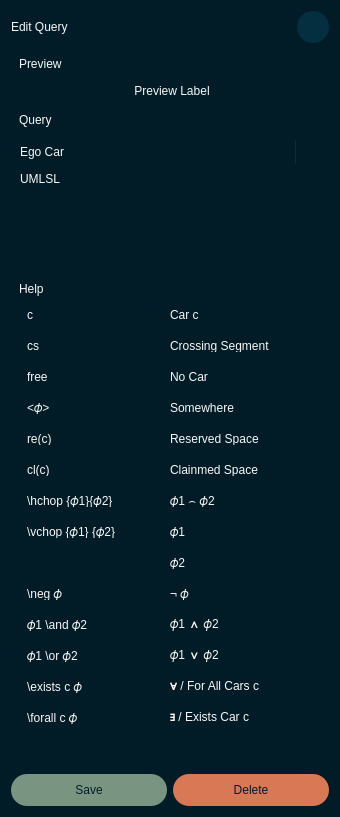
<?xml version="1.0" encoding="UTF-8"?>
<ui version="4.0">
 <class>Dialog</class>
 <widget class="QDialog" name="Dialog">
  <property name="enabled">
   <bool>true</bool>
  </property>
  <property name="geometry">
   <rect>
    <x>0</x>
    <y>0</y>
    <width>340</width>
    <height>817</height>
   </rect>
  </property>
  <property name="sizePolicy">
   <sizepolicy hsizetype="Minimum" vsizetype="Minimum">
    <horstretch>0</horstretch>
    <verstretch>0</verstretch>
   </sizepolicy>
  </property>
  <property name="minimumSize">
   <size>
    <width>300</width>
    <height>570</height>
   </size>
  </property>
  <property name="maximumSize">
   <size>
    <width>16777215</width>
    <height>16777215</height>
   </size>
  </property>
  <property name="windowTitle">
   <string>Edit Query</string>
  </property>
  <property name="styleSheet">
   <string notr="true">QDialog {
    background-color: #011C26; 
}

QWidget {	
	font: 13pt &quot;Helvetica&quot;;
    color: #F9F9F9;
}

QLabel[class=label] {	
	font: 10pt;
    color: #F9F9F9;
}

QWidget[class=container] {	
    background: #042F40;
	border-radius: 10px
}

QLabel[class=hint] {
	color: #799582;
}

QLabel[class=title] {
	font: 700 24pt;
}

QLineEdit, QTextEdit{
	background-color: #011C26;
	border: none;
	border-radius: 6px;
	
}

/* --- Main Box --- */
QComboBox {
    background-color: #011C26;
    border: none;
    border-radius: 6px;
    padding: 5px 10px;
    color: #F9F9F9;
    /* This helps selection color in some styles */
    selection-background-color: #011C26; 
}

/* --- The Dropdown Frame --- */
/* We target QListView specifically to override Mac defaults */
QComboBox QListView {
    background-color: #011C26;
    border: 1px solid #042F40; /* Your custom border */
    outline: 0px; /* Removes the dotted/blue focus line */
    padding: 0px;
}



/* --- The Arrow Button Area --- */
QComboBox::drop-down {
    subcontrol-origin: padding;
    subcontrol-position: top right;
    width: 24px;
    border-left: 1px solid #042F40; /* Optional: adds a separator */
    border-top-right-radius: 6px;
    border-bottom-right-radius: 6px;
}

QComboBox::down-arrow {
    image: url(:/icons/icons/down.svg);
    width: 10px;
    height: 10px;
}

/* --- Main Spinbox Styling (Applies to both) --- */
QSpinBox, QDoubleSpinBox {
    background-color: #011C26;
    border: none;
    border-radius: 6px;
    color: #F9F9F9;
    padding: 5px 10px;
    padding-right: 15px; 
}

/* --- The Button Container Areas --- */
QSpinBox::up-button, QDoubleSpinBox::up-button {
    subcontrol-origin: border;
    subcontrol-position: top right;
    width: 25px;
    
    border-left: 1px solid #042F40;
    border-top-right-radius: 6px;
    border-bottom: 1px solid #042F40;
    
    background-color: #011C26;
}

QSpinBox::down-button, QDoubleSpinBox::down-button {
    subcontrol-origin: border;
    subcontrol-position: bottom right;
    width: 25px;
    
    border-left: 1px solid #042F40;
    border-bottom-right-radius: 6px;
    
    background-color: #011C26;
}

/* --- Hover Effects --- */
QSpinBox::up-button:hover, QDoubleSpinBox::up-button:hover,
QSpinBox::down-button:hover, QDoubleSpinBox::down-button:hover, QComboBox::drop-down:hover {
    background-color: #042F40;
}

/* --- The Arrow Icons --- */
/* (Assuming you are using the CSS Arrow hack from before. 
   If using images, replace these with your image: url(...) code) */

QSpinBox::up-arrow, QDoubleSpinBox::up-arrow {
    image: url(:/icons/icons/up.svg); /* You need to create this file */
    width: 10px;
    height: 10px;
}

QSpinBox::down-arrow, QDoubleSpinBox::down-arrow {
    image: url(:/icons/icons/down.svg); /* You need to create this file */
    width: 10px;
    height: 10px;
}

QToolButton {
    background-color: #032F40; 
    border-radius: 16px;       
    border: none;
    text-align: center;
}

QToolButton:hover {
    background-color: #314250; 
}

QToolButton:pressed {
    background-color: #032F40;
}

QPushButton {
	color: #011C26;
	border-radius: 16px
}

QPushButton#b_save {
	background-color: #799582
}

QPushButton#b_delete {
	background-color: #D97855
}</string>
  </property>
  <layout class="QVBoxLayout" name="verticalLayout">
   <item>
    <layout class="QHBoxLayout" name="Title">
     <property name="spacing">
      <number>0</number>
     </property>
     <property name="leftMargin">
      <number>0</number>
     </property>
     <property name="topMargin">
      <number>0</number>
     </property>
     <property name="bottomMargin">
      <number>8</number>
     </property>
     <item>
      <widget class="QLabel" name="label">
       <property name="sizePolicy">
        <sizepolicy hsizetype="Minimum" vsizetype="Minimum">
         <horstretch>0</horstretch>
         <verstretch>0</verstretch>
        </sizepolicy>
       </property>
       <property name="text">
        <string>Edit Query</string>
       </property>
       <property name="scaledContents">
        <bool>false</bool>
       </property>
       <property name="wordWrap">
        <bool>false</bool>
       </property>
       <property name="class" stdset="0">
        <string>title</string>
       </property>
      </widget>
     </item>
     <item>
      <widget class="QToolButton" name="b_close">
       <property name="minimumSize">
        <size>
         <width>32</width>
         <height>32</height>
        </size>
       </property>
       <property name="maximumSize">
        <size>
         <width>32</width>
         <height>32</height>
        </size>
       </property>
       <property name="text">
        <string/>
       </property>
       <property name="icon">
        <iconset resource="resources.qrc">
         <normaloff>:/icons/icons/Close.svg</normaloff>:/icons/icons/Close.svg</iconset>
       </property>
      </widget>
     </item>
    </layout>
   </item>
   <item>
    <widget class="QWidget" name="widget" native="true">
     <layout class="QVBoxLayout" name="General">
      <property name="spacing">
       <number>0</number>
      </property>
      <property name="sizeConstraint">
       <enum>QLayout::SizeConstraint::SetDefaultConstraint</enum>
      </property>
      <property name="leftMargin">
       <number>0</number>
      </property>
      <property name="topMargin">
       <number>0</number>
      </property>
      <property name="rightMargin">
       <number>0</number>
      </property>
      <property name="bottomMargin">
       <number>0</number>
      </property>
      <item alignment="Qt::AlignmentFlag::AlignLeft">
       <widget class="QWidget" name="widget_3" native="true">
        <layout class="QHBoxLayout" name="horizontalLayout">
         <property name="leftMargin">
          <number>8</number>
         </property>
         <property name="topMargin">
          <number>0</number>
         </property>
         <property name="rightMargin">
          <number>0</number>
         </property>
         <property name="bottomMargin">
          <number>4</number>
         </property>
         <item>
          <widget class="QLabel" name="label_2">
           <property name="text">
            <string>Preview</string>
           </property>
           <property name="margin">
            <number>0</number>
           </property>
           <property name="class" stdset="0">
            <string>label</string>
           </property>
          </widget>
         </item>
        </layout>
       </widget>
      </item>
      <item>
       <widget class="QWidget" name="widget" native="true">
        <property name="minimumSize">
         <size>
          <width>0</width>
          <height>32</height>
         </size>
        </property>
        <property name="maximumSize">
         <size>
          <width>16777215</width>
          <height>32</height>
         </size>
        </property>
        <property name="class" stdset="0">
         <string>container</string>
        </property>
        <layout class="QGridLayout" name="gridLayout" columnstretch="0">
         <property name="leftMargin">
          <number>8</number>
         </property>
         <property name="topMargin">
          <number>4</number>
         </property>
         <property name="rightMargin">
          <number>4</number>
         </property>
         <property name="bottomMargin">
          <number>4</number>
         </property>
         <property name="horizontalSpacing">
          <number>4</number>
         </property>
         <property name="verticalSpacing">
          <number>8</number>
         </property>
         <item row="0" column="0">
          <widget class="QLabel" name="l_preview">
           <property name="text">
            <string>Preview Label</string>
           </property>
           <property name="alignment">
            <set>Qt::AlignmentFlag::AlignCenter</set>
           </property>
          </widget>
         </item>
        </layout>
       </widget>
      </item>
     </layout>
    </widget>
   </item>
   <item>
    <widget class="QWidget" name="widget_4" native="true">
     <layout class="QVBoxLayout" name="General_2">
      <property name="spacing">
       <number>0</number>
      </property>
      <property name="sizeConstraint">
       <enum>QLayout::SizeConstraint::SetDefaultConstraint</enum>
      </property>
      <property name="leftMargin">
       <number>0</number>
      </property>
      <property name="topMargin">
       <number>0</number>
      </property>
      <property name="rightMargin">
       <number>0</number>
      </property>
      <property name="bottomMargin">
       <number>0</number>
      </property>
      <item alignment="Qt::AlignmentFlag::AlignLeft">
       <widget class="QWidget" name="widget_5" native="true">
        <layout class="QHBoxLayout" name="horizontalLayout_3">
         <property name="leftMargin">
          <number>8</number>
         </property>
         <property name="topMargin">
          <number>0</number>
         </property>
         <property name="rightMargin">
          <number>0</number>
         </property>
         <property name="bottomMargin">
          <number>4</number>
         </property>
         <item>
          <widget class="QLabel" name="label_4">
           <property name="text">
            <string>Query</string>
           </property>
           <property name="margin">
            <number>0</number>
           </property>
           <property name="class" stdset="0">
            <string>label</string>
           </property>
          </widget>
         </item>
        </layout>
       </widget>
      </item>
      <item>
       <widget class="QWidget" name="widget_6" native="true">
        <property name="class" stdset="0">
         <string>container</string>
        </property>
        <layout class="QFormLayout" name="formLayout">
         <property name="fieldGrowthPolicy">
          <enum>QFormLayout::FieldGrowthPolicy::AllNonFixedFieldsGrow</enum>
         </property>
         <property name="labelAlignment">
          <set>Qt::AlignmentFlag::AlignLeading|Qt::AlignmentFlag::AlignLeft|Qt::AlignmentFlag::AlignVCenter</set>
         </property>
         <property name="formAlignment">
          <set>Qt::AlignmentFlag::AlignRight|Qt::AlignmentFlag::AlignTrailing|Qt::AlignmentFlag::AlignVCenter</set>
         </property>
         <property name="horizontalSpacing">
          <number>8</number>
         </property>
         <property name="verticalSpacing">
          <number>8</number>
         </property>
         <item row="0" column="0">
          <widget class="QLabel" name="label_14">
           <property name="text">
            <string>Ego Car</string>
           </property>
           <property name="alignment">
            <set>Qt::AlignmentFlag::AlignLeading|Qt::AlignmentFlag::AlignLeft|Qt::AlignmentFlag::AlignVCenter</set>
           </property>
           <property name="margin">
            <number>0</number>
           </property>
          </widget>
         </item>
         <item row="0" column="1">
          <widget class="QComboBox" name="c_car">
           <property name="minimumSize">
            <size>
             <width>0</width>
             <height>24</height>
            </size>
           </property>
           <property name="maximumSize">
            <size>
             <width>16777215</width>
             <height>24</height>
            </size>
           </property>
           <property name="frame">
            <bool>false</bool>
           </property>
          </widget>
         </item>
         <item row="1" column="0">
          <widget class="QLabel" name="label_32">
           <property name="text">
            <string>UMLSL</string>
           </property>
           <property name="alignment">
            <set>Qt::AlignmentFlag::AlignLeading|Qt::AlignmentFlag::AlignLeft|Qt::AlignmentFlag::AlignTop</set>
           </property>
           <property name="margin">
            <number>0</number>
           </property>
          </widget>
         </item>
         <item row="1" column="1">
          <widget class="QTextEdit" name="textEdit">
           <property name="minimumSize">
            <size>
             <width>0</width>
             <height>32</height>
            </size>
           </property>
           <property name="maximumSize">
            <size>
             <width>16777215</width>
             <height>100</height>
            </size>
           </property>
          </widget>
         </item>
        </layout>
       </widget>
      </item>
     </layout>
    </widget>
   </item>
   <item>
    <widget class="QWidget" name="widget" native="true">
     <layout class="QVBoxLayout" name="Lanes">
      <property name="spacing">
       <number>0</number>
      </property>
      <property name="sizeConstraint">
       <enum>QLayout::SizeConstraint::SetDefaultConstraint</enum>
      </property>
      <property name="leftMargin">
       <number>0</number>
      </property>
      <property name="topMargin">
       <number>0</number>
      </property>
      <property name="rightMargin">
       <number>0</number>
      </property>
      <property name="bottomMargin">
       <number>0</number>
      </property>
      <item>
       <widget class="QWidget" name="widget" native="true">
        <property name="sizePolicy">
         <sizepolicy hsizetype="Minimum" vsizetype="Minimum">
          <horstretch>0</horstretch>
          <verstretch>0</verstretch>
         </sizepolicy>
        </property>
        <layout class="QHBoxLayout" name="horizontalLayout_2">
         <property name="spacing">
          <number>8</number>
         </property>
         <property name="leftMargin">
          <number>8</number>
         </property>
         <property name="topMargin">
          <number>0</number>
         </property>
         <property name="rightMargin">
          <number>4</number>
         </property>
         <property name="bottomMargin">
          <number>4</number>
         </property>
         <item>
          <widget class="QLabel" name="label_3">
           <property name="sizePolicy">
            <sizepolicy hsizetype="Minimum" vsizetype="Preferred">
             <horstretch>0</horstretch>
             <verstretch>0</verstretch>
            </sizepolicy>
           </property>
           <property name="text">
            <string>Help</string>
           </property>
           <property name="class" stdset="0">
            <string>label</string>
           </property>
          </widget>
         </item>
        </layout>
       </widget>
      </item>
      <item>
       <widget class="QWidget" name="widget_2" native="true">
        <property name="class" stdset="0">
         <string>container</string>
        </property>
        <layout class="QGridLayout" name="gridLayout_2">
         <property name="leftMargin">
          <number>16</number>
         </property>
         <property name="topMargin">
          <number>8</number>
         </property>
         <property name="rightMargin">
          <number>16</number>
         </property>
         <property name="bottomMargin">
          <number>8</number>
         </property>
         <property name="horizontalSpacing">
          <number>0</number>
         </property>
         <property name="verticalSpacing">
          <number>18</number>
         </property>
         <item row="9" column="0">
          <widget class="QLabel" name="label_18">
           <property name="minimumSize">
            <size>
             <width>0</width>
             <height>13</height>
            </size>
           </property>
           <property name="maximumSize">
            <size>
             <width>16777215</width>
             <height>13</height>
            </size>
           </property>
           <property name="text">
            <string>\neg 𝜙</string>
           </property>
           <property name="textFormat">
            <enum>Qt::TextFormat::MarkdownText</enum>
           </property>
          </widget>
         </item>
         <item row="3" column="0">
          <widget class="QLabel" name="label_12">
           <property name="minimumSize">
            <size>
             <width>0</width>
             <height>13</height>
            </size>
           </property>
           <property name="maximumSize">
            <size>
             <width>16777215</width>
             <height>13</height>
            </size>
           </property>
           <property name="text">
            <string>&lt;𝜙&gt;</string>
           </property>
           <property name="textFormat">
            <enum>Qt::TextFormat::MarkdownText</enum>
           </property>
          </widget>
         </item>
         <item row="2" column="1">
          <widget class="QLabel" name="label_8">
           <property name="minimumSize">
            <size>
             <width>0</width>
             <height>13</height>
            </size>
           </property>
           <property name="maximumSize">
            <size>
             <width>16777215</width>
             <height>13</height>
            </size>
           </property>
           <property name="text">
            <string>No Car</string>
           </property>
           <property name="textFormat">
            <enum>Qt::TextFormat::MarkdownText</enum>
           </property>
          </widget>
         </item>
         <item row="11" column="1">
          <widget class="QLabel" name="label_22">
           <property name="minimumSize">
            <size>
             <width>0</width>
             <height>13</height>
            </size>
           </property>
           <property name="maximumSize">
            <size>
             <width>16777215</width>
             <height>13</height>
            </size>
           </property>
           <property name="text">
            <string>𝜙1 ∨ 𝜙2</string>
           </property>
           <property name="textFormat">
            <enum>Qt::TextFormat::MarkdownText</enum>
           </property>
          </widget>
         </item>
         <item row="12" column="1">
          <widget class="QLabel" name="label_20">
           <property name="minimumSize">
            <size>
             <width>0</width>
             <height>13</height>
            </size>
           </property>
           <property name="maximumSize">
            <size>
             <width>16777215</width>
             <height>13</height>
            </size>
           </property>
           <property name="text">
            <string>∀ / For All Cars c</string>
           </property>
           <property name="textFormat">
            <enum>Qt::TextFormat::MarkdownText</enum>
           </property>
          </widget>
         </item>
         <item row="4" column="1">
          <widget class="QLabel" name="label_9">
           <property name="minimumSize">
            <size>
             <width>0</width>
             <height>13</height>
            </size>
           </property>
           <property name="maximumSize">
            <size>
             <width>16777215</width>
             <height>13</height>
            </size>
           </property>
           <property name="text">
            <string>Reserved Space</string>
           </property>
           <property name="textFormat">
            <enum>Qt::TextFormat::MarkdownText</enum>
           </property>
          </widget>
         </item>
         <item row="0" column="1">
          <widget class="QLabel" name="label_5">
           <property name="minimumSize">
            <size>
             <width>0</width>
             <height>13</height>
            </size>
           </property>
           <property name="maximumSize">
            <size>
             <width>16777215</width>
             <height>13</height>
            </size>
           </property>
           <property name="text">
            <string>Car c</string>
           </property>
           <property name="textFormat">
            <enum>Qt::TextFormat::MarkdownText</enum>
           </property>
          </widget>
         </item>
         <item row="6" column="0">
          <widget class="QLabel" name="label_25">
           <property name="minimumSize">
            <size>
             <width>0</width>
             <height>13</height>
            </size>
           </property>
           <property name="maximumSize">
            <size>
             <width>16777215</width>
             <height>13</height>
            </size>
           </property>
           <property name="text">
            <string>\hchop {𝜙1}{𝜙2}</string>
           </property>
           <property name="textFormat">
            <enum>Qt::TextFormat::MarkdownText</enum>
           </property>
          </widget>
         </item>
         <item row="1" column="0">
          <widget class="QLabel" name="label_11">
           <property name="minimumSize">
            <size>
             <width>0</width>
             <height>13</height>
            </size>
           </property>
           <property name="maximumSize">
            <size>
             <width>16777215</width>
             <height>13</height>
            </size>
           </property>
           <property name="text">
            <string>cs</string>
           </property>
           <property name="textFormat">
            <enum>Qt::TextFormat::MarkdownText</enum>
           </property>
          </widget>
         </item>
         <item row="10" column="1">
          <widget class="QLabel" name="label_26">
           <property name="minimumSize">
            <size>
             <width>0</width>
             <height>13</height>
            </size>
           </property>
           <property name="maximumSize">
            <size>
             <width>16777215</width>
             <height>13</height>
            </size>
           </property>
           <property name="text">
            <string>𝜙1 ∧ 𝜙2</string>
           </property>
           <property name="textFormat">
            <enum>Qt::TextFormat::MarkdownText</enum>
           </property>
          </widget>
         </item>
         <item row="7" column="0">
          <widget class="QLabel" name="label_21">
           <property name="minimumSize">
            <size>
             <width>0</width>
             <height>13</height>
            </size>
           </property>
           <property name="maximumSize">
            <size>
             <width>16777215</width>
             <height>13</height>
            </size>
           </property>
           <property name="text">
            <string>\vchop {𝜙1} {𝜙2}</string>
           </property>
           <property name="textFormat">
            <enum>Qt::TextFormat::MarkdownText</enum>
           </property>
          </widget>
         </item>
         <item row="5" column="0">
          <widget class="QLabel" name="label_16">
           <property name="minimumSize">
            <size>
             <width>0</width>
             <height>13</height>
            </size>
           </property>
           <property name="maximumSize">
            <size>
             <width>16777215</width>
             <height>13</height>
            </size>
           </property>
           <property name="text">
            <string>cl(c)</string>
           </property>
           <property name="textFormat">
            <enum>Qt::TextFormat::MarkdownText</enum>
           </property>
          </widget>
         </item>
         <item row="13" column="0">
          <widget class="QLabel" name="label_31">
           <property name="minimumSize">
            <size>
             <width>0</width>
             <height>13</height>
            </size>
           </property>
           <property name="maximumSize">
            <size>
             <width>16777215</width>
             <height>13</height>
            </size>
           </property>
           <property name="text">
            <string>\forall c 𝜙</string>
           </property>
           <property name="textFormat">
            <enum>Qt::TextFormat::MarkdownText</enum>
           </property>
          </widget>
         </item>
         <item row="4" column="0">
          <widget class="QLabel" name="label_15">
           <property name="minimumSize">
            <size>
             <width>0</width>
             <height>13</height>
            </size>
           </property>
           <property name="maximumSize">
            <size>
             <width>16777215</width>
             <height>13</height>
            </size>
           </property>
           <property name="text">
            <string>re(c)</string>
           </property>
           <property name="textFormat">
            <enum>Qt::TextFormat::MarkdownText</enum>
           </property>
          </widget>
         </item>
         <item row="11" column="0">
          <widget class="QLabel" name="label_28">
           <property name="minimumSize">
            <size>
             <width>0</width>
             <height>13</height>
            </size>
           </property>
           <property name="maximumSize">
            <size>
             <width>16777215</width>
             <height>13</height>
            </size>
           </property>
           <property name="text">
            <string>𝜙1 \or 𝜙2</string>
           </property>
           <property name="textFormat">
            <enum>Qt::TextFormat::MarkdownText</enum>
           </property>
          </widget>
         </item>
         <item row="6" column="1">
          <widget class="QLabel" name="label_29">
           <property name="minimumSize">
            <size>
             <width>0</width>
             <height>13</height>
            </size>
           </property>
           <property name="maximumSize">
            <size>
             <width>16777215</width>
             <height>13</height>
            </size>
           </property>
           <property name="text">
            <string>𝜙1 ⌢ 𝜙2</string>
           </property>
           <property name="textFormat">
            <enum>Qt::TextFormat::MarkdownText</enum>
           </property>
          </widget>
         </item>
         <item row="7" column="1">
          <widget class="QLabel" name="label_27">
           <property name="minimumSize">
            <size>
             <width>0</width>
             <height>13</height>
            </size>
           </property>
           <property name="maximumSize">
            <size>
             <width>16777215</width>
             <height>13</height>
            </size>
           </property>
           <property name="text">
            <string>𝜙1</string>
           </property>
           <property name="textFormat">
            <enum>Qt::TextFormat::MarkdownText</enum>
           </property>
          </widget>
         </item>
         <item row="10" column="0">
          <widget class="QLabel" name="label_23">
           <property name="minimumSize">
            <size>
             <width>0</width>
             <height>13</height>
            </size>
           </property>
           <property name="maximumSize">
            <size>
             <width>16777215</width>
             <height>13</height>
            </size>
           </property>
           <property name="text">
            <string>𝜙1 \and 𝜙2</string>
           </property>
           <property name="textFormat">
            <enum>Qt::TextFormat::MarkdownText</enum>
           </property>
          </widget>
         </item>
         <item row="5" column="1">
          <widget class="QLabel" name="label_17">
           <property name="minimumSize">
            <size>
             <width>0</width>
             <height>13</height>
            </size>
           </property>
           <property name="maximumSize">
            <size>
             <width>16777215</width>
             <height>13</height>
            </size>
           </property>
           <property name="text">
            <string>Clainmed Space</string>
           </property>
           <property name="textFormat">
            <enum>Qt::TextFormat::MarkdownText</enum>
           </property>
          </widget>
         </item>
         <item row="3" column="1">
          <widget class="QLabel" name="label_7">
           <property name="minimumSize">
            <size>
             <width>0</width>
             <height>13</height>
            </size>
           </property>
           <property name="maximumSize">
            <size>
             <width>16777215</width>
             <height>13</height>
            </size>
           </property>
           <property name="text">
            <string>Somewhere</string>
           </property>
           <property name="textFormat">
            <enum>Qt::TextFormat::MarkdownText</enum>
           </property>
          </widget>
         </item>
         <item row="1" column="1">
          <widget class="QLabel" name="label_6">
           <property name="minimumSize">
            <size>
             <width>0</width>
             <height>13</height>
            </size>
           </property>
           <property name="maximumSize">
            <size>
             <width>16777215</width>
             <height>13</height>
            </size>
           </property>
           <property name="text">
            <string>Crossing Segment</string>
           </property>
           <property name="textFormat">
            <enum>Qt::TextFormat::MarkdownText</enum>
           </property>
          </widget>
         </item>
         <item row="2" column="0">
          <widget class="QLabel" name="label_13">
           <property name="minimumSize">
            <size>
             <width>0</width>
             <height>13</height>
            </size>
           </property>
           <property name="maximumSize">
            <size>
             <width>16777215</width>
             <height>13</height>
            </size>
           </property>
           <property name="text">
            <string>free</string>
           </property>
           <property name="textFormat">
            <enum>Qt::TextFormat::MarkdownText</enum>
           </property>
          </widget>
         </item>
         <item row="0" column="0">
          <widget class="QLabel" name="label_10">
           <property name="minimumSize">
            <size>
             <width>0</width>
             <height>13</height>
            </size>
           </property>
           <property name="maximumSize">
            <size>
             <width>16777215</width>
             <height>13</height>
            </size>
           </property>
           <property name="text">
            <string>c</string>
           </property>
           <property name="textFormat">
            <enum>Qt::TextFormat::MarkdownText</enum>
           </property>
          </widget>
         </item>
         <item row="9" column="1">
          <widget class="QLabel" name="label_24">
           <property name="minimumSize">
            <size>
             <width>0</width>
             <height>13</height>
            </size>
           </property>
           <property name="maximumSize">
            <size>
             <width>16777215</width>
             <height>13</height>
            </size>
           </property>
           <property name="text">
            <string>¬ 𝜙</string>
           </property>
           <property name="textFormat">
            <enum>Qt::TextFormat::MarkdownText</enum>
           </property>
          </widget>
         </item>
         <item row="13" column="1">
          <widget class="QLabel" name="label_33">
           <property name="minimumSize">
            <size>
             <width>0</width>
             <height>13</height>
            </size>
           </property>
           <property name="maximumSize">
            <size>
             <width>16777215</width>
             <height>13</height>
            </size>
           </property>
           <property name="text">
            <string>∃ / Exists Car c</string>
           </property>
           <property name="textFormat">
            <enum>Qt::TextFormat::MarkdownText</enum>
           </property>
          </widget>
         </item>
         <item row="12" column="0">
          <widget class="QLabel" name="label_19">
           <property name="minimumSize">
            <size>
             <width>0</width>
             <height>13</height>
            </size>
           </property>
           <property name="maximumSize">
            <size>
             <width>16777215</width>
             <height>13</height>
            </size>
           </property>
           <property name="text">
            <string>\exists c 𝜙</string>
           </property>
           <property name="textFormat">
            <enum>Qt::TextFormat::MarkdownText</enum>
           </property>
          </widget>
         </item>
         <item row="8" column="1">
          <widget class="QLabel" name="label_30">
           <property name="minimumSize">
            <size>
             <width>0</width>
             <height>13</height>
            </size>
           </property>
           <property name="maximumSize">
            <size>
             <width>16777215</width>
             <height>13</height>
            </size>
           </property>
           <property name="text">
            <string>𝜙2</string>
           </property>
          </widget>
         </item>
        </layout>
       </widget>
      </item>
     </layout>
    </widget>
   </item>
   <item>
    <spacer name="verticalSpacer">
     <property name="orientation">
      <enum>Qt::Orientation::Vertical</enum>
     </property>
     <property name="sizeHint" stdset="0">
      <size>
       <width>20</width>
       <height>40</height>
      </size>
     </property>
    </spacer>
   </item>
   <item>
    <layout class="QHBoxLayout" name="Bottom">
     <item>
      <widget class="QPushButton" name="b_save">
       <property name="minimumSize">
        <size>
         <width>32</width>
         <height>32</height>
        </size>
       </property>
       <property name="maximumSize">
        <size>
         <width>16777215</width>
         <height>32</height>
        </size>
       </property>
       <property name="text">
        <string>Save</string>
       </property>
       <property name="icon">
        <iconset resource="resources.qrc">
         <normaloff>:/icons/icons/Done_dark.svg</normaloff>:/icons/icons/Done_dark.svg</iconset>
       </property>
       <property name="default">
        <bool>true</bool>
       </property>
      </widget>
     </item>
     <item>
      <widget class="QPushButton" name="b_delete">
       <property name="minimumSize">
        <size>
         <width>32</width>
         <height>32</height>
        </size>
       </property>
       <property name="maximumSize">
        <size>
         <width>16777215</width>
         <height>32</height>
        </size>
       </property>
       <property name="text">
        <string>Delete</string>
       </property>
       <property name="icon">
        <iconset resource="resources.qrc">
         <normaloff>:/icons/icons/Delete_dark.svg</normaloff>:/icons/icons/Delete_dark.svg</iconset>
       </property>
      </widget>
     </item>
    </layout>
   </item>
  </layout>
 </widget>
 <resources>
  <include location="resources.qrc"/>
 </resources>
 <connections>
  <connection>
   <sender>b_close</sender>
   <signal>clicked()</signal>
   <receiver>Dialog</receiver>
   <slot>reject()</slot>
   <hints>
    <hint type="sourcelabel">
     <x>305</x>
     <y>40</y>
    </hint>
    <hint type="destinationlabel">
     <x>320</x>
     <y>-13</y>
    </hint>
   </hints>
  </connection>
  <connection>
   <sender>b_delete</sender>
   <signal>clicked()</signal>
   <receiver>Dialog</receiver>
   <slot>reject()</slot>
   <hints>
    <hint type="sourcelabel">
     <x>276</x>
     <y>540</y>
    </hint>
    <hint type="destinationlabel">
     <x>400</x>
     <y>545</y>
    </hint>
   </hints>
  </connection>
  <connection>
   <sender>b_save</sender>
   <signal>clicked()</signal>
   <receiver>Dialog</receiver>
   <slot>accept()</slot>
   <hints>
    <hint type="sourcelabel">
     <x>64</x>
     <y>550</y>
    </hint>
    <hint type="destinationlabel">
     <x>129</x>
     <y>593</y>
    </hint>
   </hints>
  </connection>
 </connections>
</ui>
